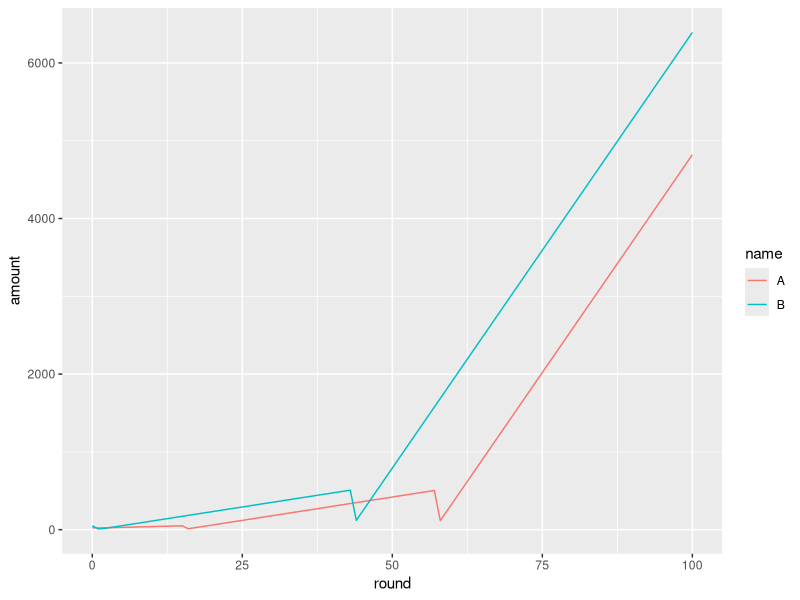

Source code (R):
library(tidyverse)

business <- tibble(
  id = c(1, 2, 3, 4),
  name = c("savings", "apple", "computers", "cars"),
  cost = c(0, 5, 50, 500),
  income = c(1, 1, 10, 100)
)

money <- tibble(
  name = c("A", "B"),
  amount = c(25, 50),
  round = c(0, 0)
)

properties <- tibble(
  name = "A",
  id = 1
)

current_round <- 1
current_player <- "A"
coin = "normal"

set_current_player <- function(cp) {
  if(cp == "A") {
    "B"
  } else {
    "A"
  }
} 

update_state <- function(cp, cr) {
  current_money <- money %>%
    filter(name == cp, round == cr - 1) %>%
    select(amount) %>%
    pull(1)
  affordable_business <- business %>%
    filter(cost <= current_money) %>%
    select(id) 
  owned_business <- properties %>%
    filter(name == cp) %>%
    select(id)
  business_to_buy <- affordable_business %>%
    anti_join(owned_business, by = "id") %>%
    tail(1) %>%
    pull(1)
  cost <- 0
  if (length(business_to_buy) != 0) {
    cost <- business %>%
      filter(id == business_to_buy) %>%
      select(cost) %>%
      pull(1)
    new_property <- list(cp, business_to_buy)
      properties <<- properties %>%
        rbind(new_property)
  }
  if (coin == "normal") {
    total_income <- properties %>%
      filter(name == cp) %>%
      left_join(business, by = "id") %>%
      summarize(sum(income)) %>%
      pull(1)
  } else {
    
  }
  new_money <- list(cp, current_money - cost + total_income, cr)
  money <<- money %>%
    rbind(new_money)
}

show_plots <- function() {
  ggplot(money) +
    geom_line(aes(round, amount, color = name))
}

do_turn <- function(x) {
  update_state(current_player, current_round)
  if (current_player == "B") {
    current_round <<- current_round + 1
  }
  current_player <<- set_current_player(current_player)
}

1:200 %>%
  walk(do_turn)
show_plots()
